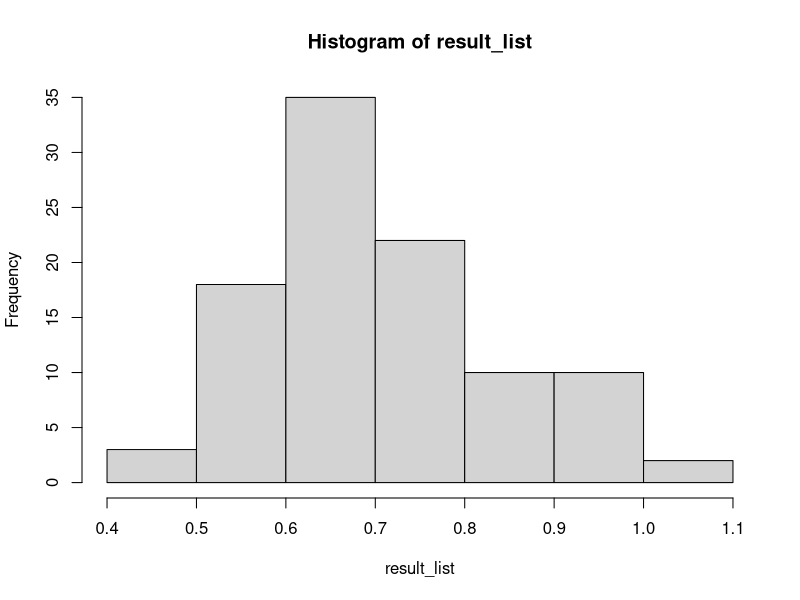

R code for this plot:
library(readr)
data <- read_csv("credit_data_track2_part_B.csv")

model_vars <- c("age", "duration", "credit_amount", "installment_commitment", "own_telephone")
samp_size <- 0.6
result_list <- c()
for (i in 1:100){
  sample_index <- sample(x = nrow(data), size = nrow(data) * samp_size, replace = TRUE)
  logistic_model <- glm(accepted ~., data=data[sample_index,c(model_vars, "accepted")], family=binomial(link="logit"))
  result_list <- c(result_list, exp(logistic_model$coefficients["own_telephoneyes"]))
}
mean(result_list)
sd(result_list)
hist(result_list)
